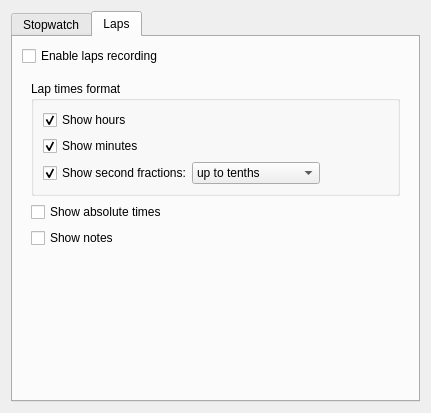
<?xml version="1.0" encoding="UTF-8"?>
<ui version="4.0">
 <class>GeneralSettings</class>
 <widget class="QWidget" name="GeneralSettings">
  <property name="geometry">
   <rect>
    <x>0</x>
    <y>0</y>
    <width>407</width>
    <height>413</height>
   </rect>
  </property>
  <layout class="QVBoxLayout" name="verticalLayout">
   <item>
    <widget class="QTabWidget" name="tabWidget">
     <property name="toolTip">
      <string/>
     </property>
     <property name="currentIndex">
      <number>1</number>
     </property>
     <widget class="QWidget" name="tab">
      <attribute name="title">
       <string>Stopwatch</string>
      </attribute>
      <layout class="QVBoxLayout" name="verticalLayout_7">
       <item>
        <widget class="QGroupBox" name="groupBox_4">
         <property name="minimumSize">
          <size>
           <width>369</width>
           <height>0</height>
          </size>
         </property>
         <property name="title">
          <string>Time format</string>
         </property>
         <layout class="QVBoxLayout" name="verticalLayout_2">
          <item>
           <widget class="QCheckBox" name="kcfg_showHours">
            <property name="toolTip">
             <string>Whether to show hours in the stopwatch</string>
            </property>
            <property name="text">
             <string>Show hours</string>
            </property>
            <property name="checked">
             <bool>true</bool>
            </property>
           </widget>
          </item>
          <item>
           <widget class="QCheckBox" name="kcfg_showMinutes">
            <property name="toolTip">
             <string>Whether to show minutes in the stopwatch</string>
            </property>
            <property name="text">
             <string>Show minutes</string>
            </property>
            <property name="checked">
             <bool>true</bool>
            </property>
           </widget>
          </item>
          <item>
           <widget class="QWidget" name="widget" native="true">
            <layout class="QHBoxLayout" name="horizontalLayout">
             <property name="spacing">
              <number>0</number>
             </property>
             <property name="leftMargin">
              <number>0</number>
             </property>
             <property name="topMargin">
              <number>0</number>
             </property>
             <property name="rightMargin">
              <number>0</number>
             </property>
             <property name="bottomMargin">
              <number>0</number>
             </property>
             <item>
              <widget class="QCheckBox" name="kcfg_showSecondFractions">
               <property name="toolTip">
                <string>Whether to show second fractions in the stopwatch</string>
               </property>
               <property name="text">
                <string>Show second fractions:</string>
               </property>
               <property name="checked">
                <bool>true</bool>
               </property>
              </widget>
             </item>
             <item>
              <widget class="QComboBox" name="kcfg_fractionsType">
               <item>
                <property name="text">
                 <string>up to tenths</string>
                </property>
               </item>
               <item>
                <property name="text">
                 <string>up to hundredths</string>
                </property>
               </item>
               <item>
                <property name="text">
                 <string>up to milliseconds</string>
                </property>
               </item>
              </widget>
             </item>
             <item>
              <spacer name="horizontalSpacer">
               <property name="orientation">
                <enum>Qt::Horizontal</enum>
               </property>
               <property name="sizeHint" stdset="0">
                <size>
                 <width>40</width>
                 <height>20</height>
                </size>
               </property>
              </spacer>
             </item>
            </layout>
           </widget>
          </item>
         </layout>
        </widget>
       </item>
       <item>
        <widget class="QCheckBox" name="kcfg_showTimeHeaders">
         <property name="toolTip">
          <string>Whether to show the descriptive headers on top of the stopwatch display</string>
         </property>
         <property name="text">
          <string>Show time headers in the display</string>
         </property>
        </widget>
       </item>
       <item>
        <spacer name="verticalSpacer">
         <property name="orientation">
          <enum>Qt::Vertical</enum>
         </property>
         <property name="sizeHint" stdset="0">
          <size>
           <width>20</width>
           <height>40</height>
          </size>
         </property>
        </spacer>
       </item>
      </layout>
     </widget>
     <widget class="QWidget" name="tab_2">
      <attribute name="title">
       <string>Laps</string>
      </attribute>
      <layout class="QVBoxLayout" name="verticalLayout_8">
       <item>
        <widget class="QCheckBox" name="kcfg_isLapsRecordingEnabled">
         <property name="toolTip">
          <string>Whether to enable the laps recording feature</string>
         </property>
         <property name="text">
          <string>Enable laps recording</string>
         </property>
        </widget>
       </item>
       <item>
        <widget class="QWidget" name="lapSettings" native="true">
         <layout class="QVBoxLayout" name="verticalLayout_3">
          <item>
           <widget class="QGroupBox" name="groupBox">
            <property name="minimumSize">
             <size>
              <width>369</width>
              <height>0</height>
             </size>
            </property>
            <property name="title">
             <string>Lap times format</string>
            </property>
            <layout class="QVBoxLayout" name="verticalLayout_4">
             <item>
              <widget class="QCheckBox" name="kcfg_showLapHours">
               <property name="toolTip">
                <string>Whether to show hours in the laps</string>
               </property>
               <property name="text">
                <string>Show hours</string>
               </property>
               <property name="checked">
                <bool>true</bool>
               </property>
              </widget>
             </item>
             <item>
              <widget class="QCheckBox" name="kcfg_showLapMinutes">
               <property name="toolTip">
                <string>Whether to show minutes in the laps</string>
               </property>
               <property name="text">
                <string>Show minutes</string>
               </property>
               <property name="checked">
                <bool>true</bool>
               </property>
              </widget>
             </item>
             <item>
              <widget class="QWidget" name="widget_3" native="true">
               <layout class="QHBoxLayout" name="horizontalLayout_2">
                <property name="spacing">
                 <number>0</number>
                </property>
                <property name="leftMargin">
                 <number>0</number>
                </property>
                <property name="topMargin">
                 <number>0</number>
                </property>
                <property name="rightMargin">
                 <number>0</number>
                </property>
                <property name="bottomMargin">
                 <number>0</number>
                </property>
                <item>
                 <widget class="QCheckBox" name="kcfg_showLapSecondFractions">
                  <property name="toolTip">
                   <string>Whether to show second fractions in the laps</string>
                  </property>
                  <property name="text">
                   <string>Show second fractions:</string>
                  </property>
                  <property name="checked">
                   <bool>true</bool>
                  </property>
                 </widget>
                </item>
                <item>
                 <widget class="QComboBox" name="kcfg_lapFractionsType">
                  <item>
                   <property name="text">
                    <string>up to tenths</string>
                   </property>
                  </item>
                  <item>
                   <property name="text">
                    <string>up to hundredths</string>
                   </property>
                  </item>
                  <item>
                   <property name="text">
                    <string>up to milliseconds</string>
                   </property>
                  </item>
                 </widget>
                </item>
                <item>
                 <spacer name="horizontalSpacer_2">
                  <property name="orientation">
                   <enum>Qt::Horizontal</enum>
                  </property>
                  <property name="sizeHint" stdset="0">
                   <size>
                    <width>40</width>
                    <height>20</height>
                   </size>
                  </property>
                 </spacer>
                </item>
               </layout>
              </widget>
             </item>
            </layout>
           </widget>
          </item>
          <item>
           <widget class="QCheckBox" name="kcfg_showLapAbsoluteTimes">
            <property name="text">
             <string>Show absolute times</string>
            </property>
           </widget>
          </item>
          <item>
           <widget class="QCheckBox" name="kcfg_showLapNotes">
            <property name="text">
             <string>Show notes</string>
            </property>
           </widget>
          </item>
         </layout>
        </widget>
       </item>
       <item>
        <spacer name="verticalSpacer_2">
         <property name="orientation">
          <enum>Qt::Vertical</enum>
         </property>
         <property name="sizeHint" stdset="0">
          <size>
           <width>20</width>
           <height>40</height>
          </size>
         </property>
        </spacer>
       </item>
      </layout>
     </widget>
    </widget>
   </item>
  </layout>
 </widget>
 <resources/>
 <connections/>
</ui>
